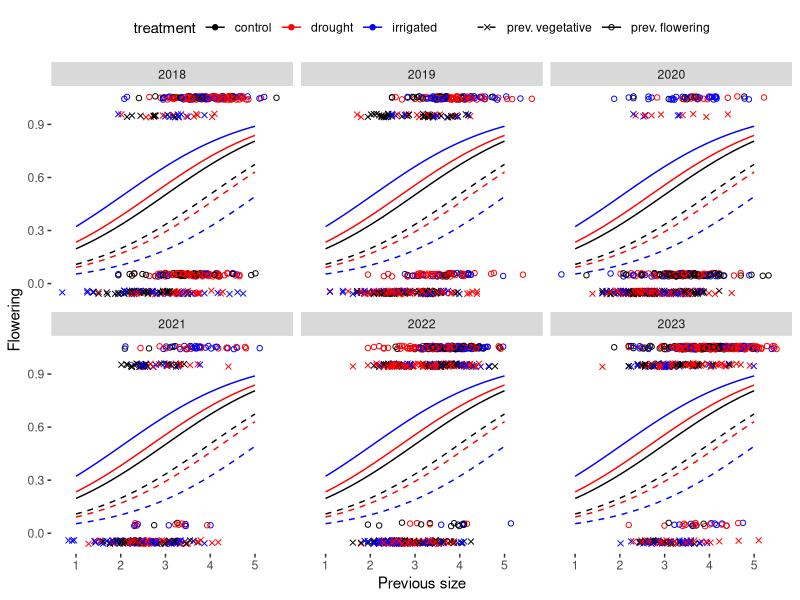
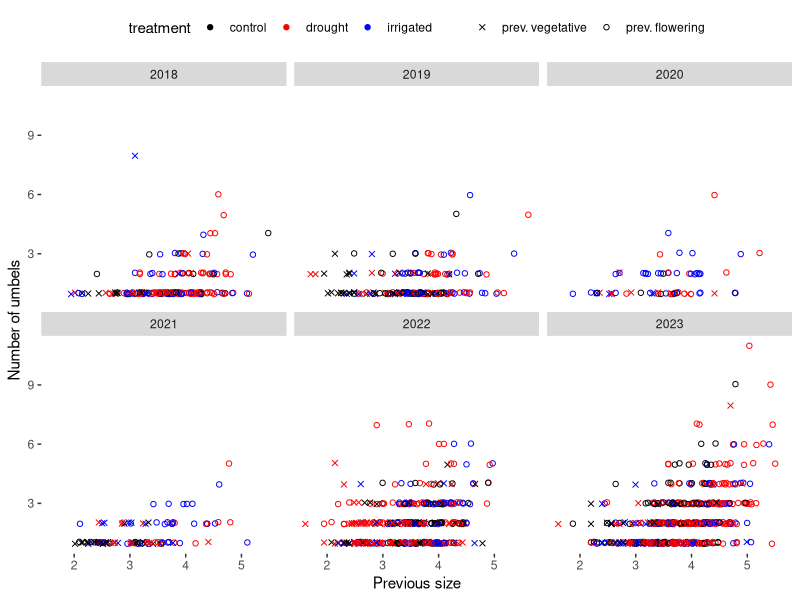
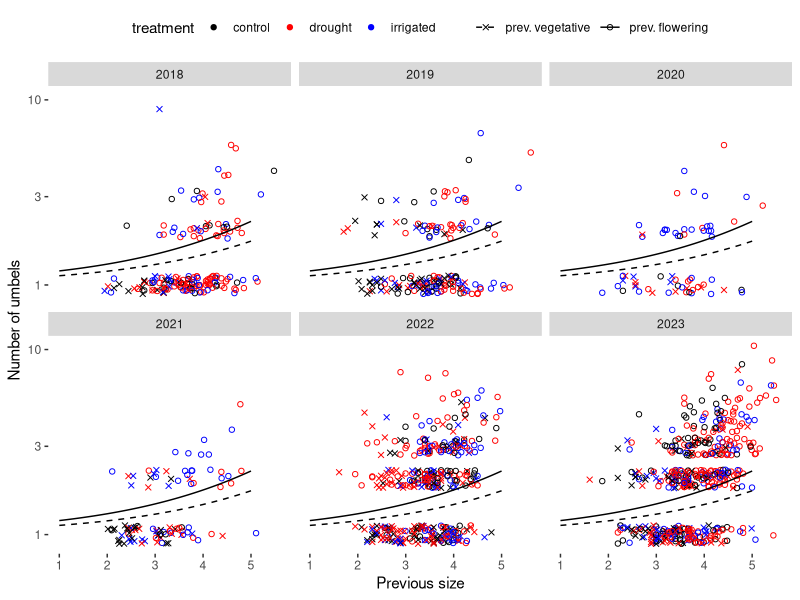
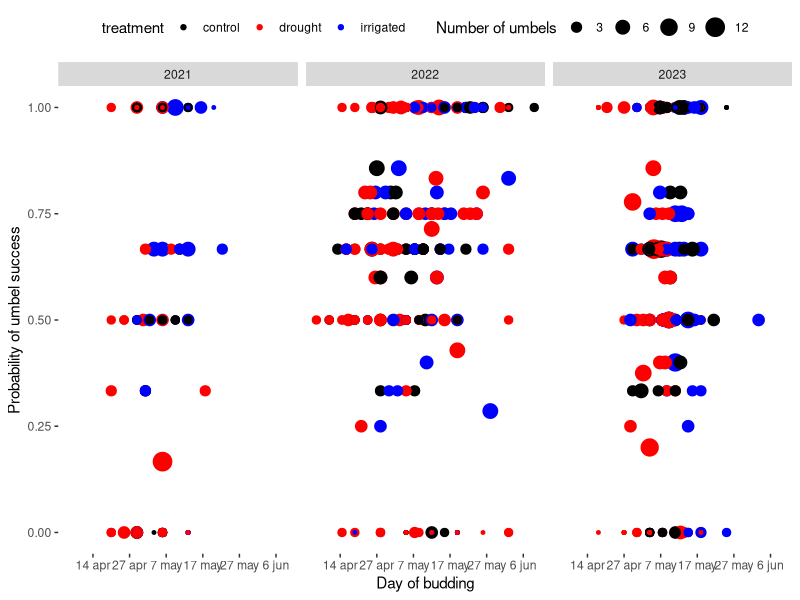
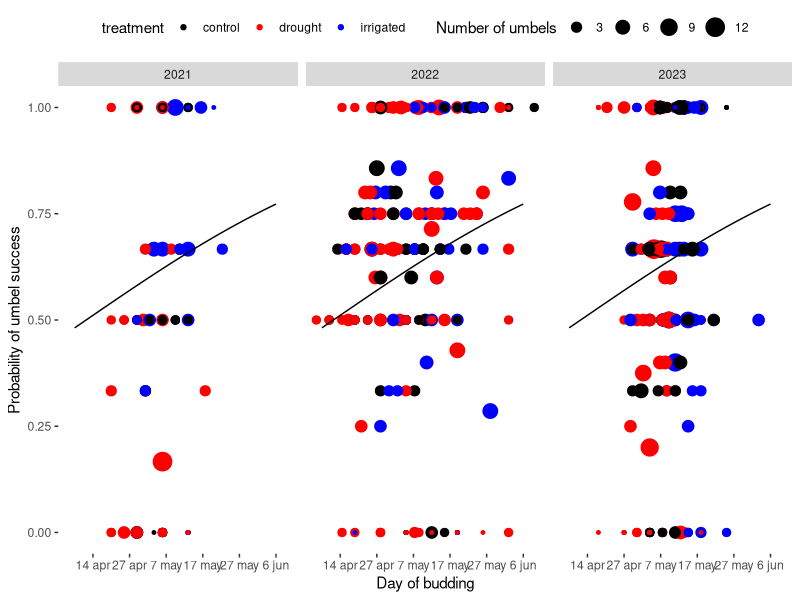
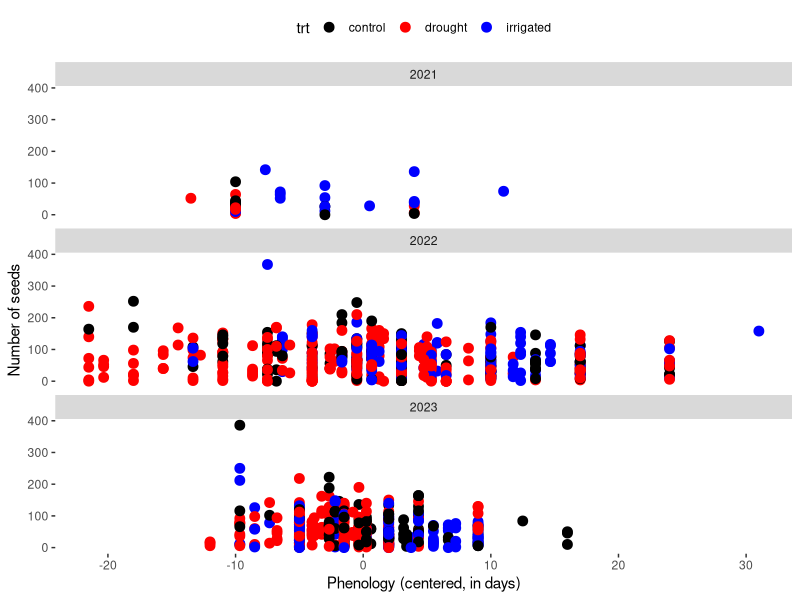
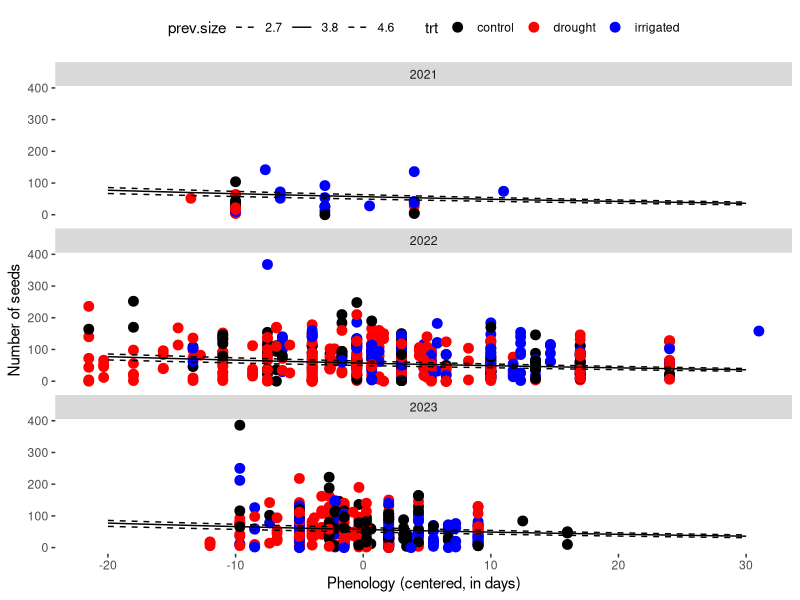
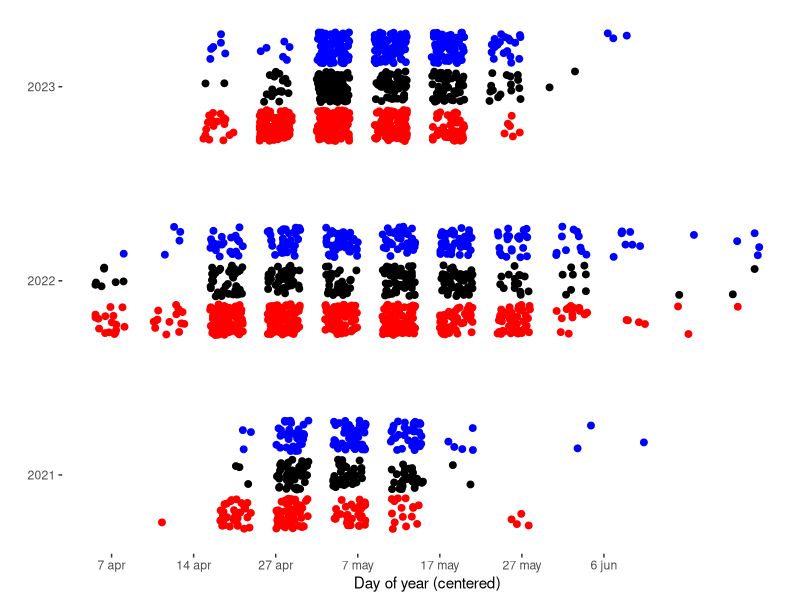

Here is the R script that generated these plots, in order: (Note: this script raises an error after producing the figures.)
# Script for testing out analyses of seeds per (reproductive) plant.
# Reading in demo data (with imputed survival) and combined phenology, demo, and
# seed set data (see script 01_data_cleaning_reconcile_demo_phen_seed_umbels.R)

##### Load products

# Read packages
library(ggplot2)
library(dplyr)
library(tidyr)
library(glmmTMB)
library(cowplot)
# library(lme4)

# Clear namespace
rm(list = ls())

# Read in raw datasets

# Demo (imputed survival, all years)
demo = read.csv('01_data_cleaning/out/demo_imputed_survival.csv')

# Phenology + demography (all matched plants, 2021 and later)
phen.demo = read.csv('01_data_cleaning/out/phen_demo_for_umbel_survival.csv')

# Phenology + demography + seed set
seed.phen.demo.all = read.csv('01_data_cleaning/out/seed_phen_demo_combined.csv')

# Budding phenology dataset
phen = read.csv('01_data_cleaning/out/phenology_buds_deaths_all.csv')

##### Process data as needed

### Demography:

demo.for.flowering = merge(
    x = demo %>%
      # Filter out only surviving plants
      filter(surv) %>%
      # Filter out 2016 plants (size measurements are not reliable)
      filter(Year > 2016) %>%
      # Select columns for year-of data
      select(Year, plantid, Plot, trt, No.umbels),
    y = demo %>%
      # Filter out only surviving plants
      filter(surv) %>%
      # Filter out 2016 plants (size measurements are not reliable)
      filter(Year > 2016) %>%
      # Add column for year matching
      mutate(Year.match = Year + 1) %>% 
      # Select relevant columns
      select(Year.match, plantid, No.umbels, No.leaves, Leaf.length),
    by.x = c('Year', 'plantid'), by.y = c('Year.match', 'plantid'),
    suffixes = c('', '.prev')
  )

# Assess data

# How many plants are missing umbel counts?
demo.for.flowering %>% filter(is.na(No.umbels))
# ah - these must be due to imputation

# How many plants are missing a *previous* umbel count
demo.for.flowering %>% filter(is.na(No.umbels.prev))
# over 400... missing plants, etc.

# How many plants have a previous size (or do not)
demo.for.flowering %>%
  group_by(has.prev.meas = !is.na(No.leaves) & !is.na(Leaf.length), Year) %>%
  summarise(n = n()) %>%
  pivot_wider(names_from = has.prev.meas, values_from = n)
# I can live with this - still plenty of plants in here...

demo.for.flowering = demo.for.flowering %>%
  # Filter out only plants with a previous measurement
  filter(!is.na(No.leaves) & !is.na(Leaf.length) & No.leaves > 0) %>%
  # Add a size column
  mutate(prev.size = log(No.leaves * Leaf.length)) %>%
  select(-c(No.leaves, Leaf.length)) %>%
  # Replace NAs with zero
  mutate(
    across(contains('umbel'), function(x) ifelse(is.na(x), 0, x)),
    prev.flower = No.umbels.prev > 0,
    flowering = No.umbels > 0
  )

table(demo.for.flowering$prev.flower)  
table(demo.for.flowering$flowering)

head(demo.for.flowering)
nrow(demo.for.flowering) # >2700 observations
length(unique(demo.for.flowering$plantid)) # 840 plants
table(demo.for.flowering$Year) # six years

# Get a dataset with only flowering plants
# For modeling umbel counts
demo.for.umbel.counts = demo.for.flowering %>%
  filter(flowering) %>%
  select(-flowering)

### Demo + phen

phen.demo.with.size = phen.demo %>%
  # Get rid of plants that have no size measurement (including plants marked as
  # having zero leaves in prior year)
  filter(!is.na(prev.leaves) & !is.na(prev.length)) %>%
  # Change umbel counts to a non-zero quantity
  mutate(n.demo.umbels = ifelse(is.na(n.demo.umbels), 0, n.demo.umbels)) %>%
  # Add a size column
  mutate(prev.size = log(prev.leaves * prev.length)) %>%
  # Center phenology
  mutate(mean.doy = init.doy - round(mean(init.doy)))

head(phen.demo.with.size)

# While I'm here, add a previously-flowering column just in case
phen.demo = phen.demo %>%
  mutate(
    prev.umbels = ifelse(is.na(prev.umbels), 0, prev.umbels),
    prev.flower = prev.umbels > 0
  ) %>%
  mutate(mean.doy = init.doy - round(mean(init.doy)))

### Mean bud date against number of dead umbels
umbel.failure = phen.demo %>%
  group_by(Year, tagplot) %>%
  mutate(mean.doy = mean(init.doy)) %>%
  ungroup() %>%
  distinct(Year, tagplot, .keep_all = TRUE) %>%
  mutate(mean.phen = mean.doy - round(mean(mean.doy)))

umbel.failure.with.size = umbel.failure %>%
  filter(!is.na(prev.length) & !is.na(prev.leaves)) %>%
  mutate(prev.size = log(prev.length * prev.leaves))

# Worth checking at some point if this is truly binomial

### Seed + phen + demo

# Get a restricted dataset
seed.phen.demo = seed.phen.demo.all %>%
  # Remove plants that are missing phen
  filter(!is.na(mean.bud.day)) %>%
  # Remove plants that are missing from seed
  filter(!is.na(no.seeds)) %>%
  # Add centered phen column
  mutate(centered.phen = mean.bud.day - round(mean(mean.bud.day)))

# Removing the lost umbels (which are accounted for in a different model)
seed.phen.demo = rbind(
  # All umbels with a non-zero number of seeds...
  seed.phen.demo %>% filter(no.seeds > 0),
  # and all umbels with zero seeds, but removing 
  seed.phen.demo %>%
    filter(!no.seeds) %>%
    group_by(tagplot, Year) %>%
    # mutate(n = 1:n()) %>%
    filter((1:n()) > n.lost.umbel) %>%
    ungroup()
)

nrow(seed.phen.demo)

seed.phen.demo.size = seed.phen.demo %>%
  filter(!is.na(prev.length) & !is.na(prev.leaves)) %>%
  mutate(prev.size = log(prev.length * prev.leaves))

nrow(seed.phen.demo.size)
seed.phen.demo.size %>% distinct(Year, tagplot) %>% nrow()


### Phen dataset
# - we're reading in the original phen dataset before doing manipulations to correct for IDs
# but otherwise I think the data is the same
# so I'll just merge in IDs from the phen.demo dataset

phen.tagplot = merge(
  x = phen, y = phen.demo %>% distinct(tagplot, plantid.phen),
  by.x = 'plantid', by.y = 'plantid.phen'
) %>%
  # Filter out only new umbels (i.e., buds)
  filter(varb %in% 'new') %>%
  select(-varb)

head(phen.tagplot)
nrow(phen.tagplot)

##### Fit models

### Demography (probability of flowering)

pf_s = glmmTMB(
  flowering ~ prev.size + (1 | Year) + (1 | Plot / plantid),
  data = demo.for.flowering,
  family = 'binomial',
)

summary(pf_s)
# Larger plants much more likely to flower

pf_s_f = glmmTMB(
  flowering ~ prev.size + prev.flower + (1 | Year) + (1 | Plot / plantid),
  data = demo.for.flowering,
  family = 'binomial'
)

summary(pf_s_f)
# plants that flowered last year much more likely to flower - odds increase by 230%

anova(pf_s_f, pf_s)

pf_sy_f = glmmTMB(
  flowering ~ prev.flower + (prev.size | Year) + (1 | Plot / plantid),
  data = demo.for.flowering,
  family = 'binomial'
)

summary(pf_sy_f)

anova(pf_sy_f, pf_s_f) # definitely no evidence of a strong size-year interaction


pf_s_f_t = glmmTMB(
  flowering ~ prev.size + prev.flower + trt + (1 | Year) + (1 | Plot / plantid),
  data = demo.for.flowering,
  family = 'binomial'
)

summary(pf_s_f_t) # doesn't seem like evidence of a treatment effect here

anova(pf_s_f_t, pf_s_f) # nope - no treatment effect
# but maybe there is one that depends on size

pf_st_f = glmmTMB(
  flowering ~ prev.size * trt + prev.flower + (1 | Year) + (1 | Plot / plantid),
  data = demo.for.flowering,
  family = 'binomial'
)

anova(pf_st_f, pf_s_f) # interesting... weak support

pf_st_ft = glmmTMB(
  flowering ~ prev.size * trt + prev.flower * trt + (1 | Year) + (1 | Plot / plantid),
  data = demo.for.flowering,
  family = 'binomial'
)

anova(pf_st_ft, pf_s_f) # very well supported

pf_s_ft = glmmTMB(
  flowering ~ prev.size + prev.flower * trt + (1 | Year) + (1 | Plot / plantid),
  data = demo.for.flowering,
  family = 'binomial'
)

AIC(pf_s_f, pf_st_f, pf_s_ft, pf_st_ft) %>% mutate(daic = round(AIC - min(AIC), 2))

summary(pf_s_ft)
# Lol
# Evidence here suggests that:
# - Increasing size increases probability of flowering for all plants
# - Flowering in previous year increases probability of flowering in next year
#   - Effect is much stronger in irrigated plots than other plots
# - For plants that did not flower previously, irrigation may reduce the probability of flowering

### Umbel count models

nu_s = glmmTMB(
  No.umbels ~ prev.size + (1 | Year) + (1 | Plot / plantid),
  data = demo.for.umbel.counts,
  family = 'truncated_poisson'
)

summary(nu_s)

nu_s_f = glmmTMB(
  No.umbels ~ prev.size + prev.flower + (1 | Year) + (1 | Plot / plantid),
  data = demo.for.umbel.counts,
  family = 'truncated_poisson'
)

AIC(nu_s_f, nu_s)

summary(nu_s_f)
# Flowering in previous year means more flowers in subsequent year (if flowering)

# Size and/or previous flowering treatments varying by year

nu_sy_f = glmmTMB(
  No.umbels ~  prev.flower + (prev.size | Year) + (1 | Plot / plantid),
  data = demo.for.umbel.counts,
  family = 'truncated_poisson'
)

nu_s_fy = glmmTMB(
  No.umbels ~ prev.size + (prev.flower | Year) + (1 | Plot / plantid),
  data = demo.for.umbel.counts,
  family = 'truncated_poisson'
)
# Convergence issue (this always happens with the categoricals...)

AIC(nu_sy_f, nu_s_f) # size effects don't vary by year

# Treatment effects

nu_s_f_t = glmmTMB(
  No.umbels ~ prev.size + prev.flower + trt + (1 | Year) + (1 | Plot / plantid),
  data = demo.for.umbel.counts,
  family = 'truncated_poisson'
)

nu_st_f = glmmTMB(
  No.umbels ~ prev.size * trt + prev.flower + (1 | Year) + (1 | Plot / plantid),
  data = demo.for.umbel.counts,
  family = 'truncated_poisson'
)

nu_s_ft = glmmTMB(
  No.umbels ~ prev.size + prev.flower * trt + (1 | Year) + (1 | Plot / plantid),
  data = demo.for.umbel.counts,
  family = 'truncated_poisson'
)

nu_st_ft = glmmTMB(
  No.umbels ~ prev.size * trt + prev.flower * trt + (1 | Year) + (1 | Plot / plantid),
  data = demo.for.umbel.counts,
  family = 'truncated_poisson'
)

AIC(nu_st_ft, nu_st_f, nu_s_ft, nu_s_f_t, nu_s_f) %>%
  mutate(daic = round(AIC - min(AIC), 2))
# No treatment effects at all.

summary(nu_s_f)
# So final model based on this appears to be:
# - larger plants make mroe umbels
# - plants that flowered last year *also* make more umbels

# NOTE that I had convergence issues with the negative binomial based on this -
# not sure if overdispersion is an issue here

### Umbel budding phenology

phen_0 = glmmTMB(
  formula = mean.doy ~ (1 | Year) + (1 | Plot / tagplot),
  data = phen.demo.with.size,
)

phen_s = glmmTMB(
  formula = mean.doy ~ prev.size + (1 | Year) + (1 | Plot / tagplot),
  data = phen.demo.with.size,
)

anova(phen_s, phen_0)
# no evidence of a size relationship

# test with treatment effects just to be sure

phen_t = glmmTMB(
  formula = mean.doy ~ trt + (1 | Year) + (1 | Plot / tagplot),
  data = phen.demo.with.size,
)

phen_s_t = glmmTMB(
  formula = mean.doy ~ trt + prev.size + (1 | Year) + (1 | Plot / tagplot),
  data = phen.demo.with.size,
)

anova(phen_s_t, phen_t)
# nothing here either
# (I also tried an interaction)
# sweet!

# Refit these with full datasets

phen_0 = glmmTMB(
  formula = mean.doy ~ (1 | Year) + (1 | Plot / tagplot),
  data = phen.demo
)

phen_t = glmmTMB(
  formula = mean.doy ~ trt + (1 | Year) + (1 | Plot / tagplot),
  data = phen.demo,
)

anova(phen_t, phen_0)
# phen effect is here

summary(phen_t)
# as before - drought means earlier flowering on average, irrigation means later

# Just to be sure... is there an effect of previous flowering?
phen_t_f = glmmTMB(
  formula = mean.doy ~ trt + prev.flower + (1 | Year) + (1 | Plot / tagplot),
  data = phen.demo,
)

anova(phen_t_f, phen_t)
AIC(phen_t_f, phen_t)

summary(phen_t_f)
# Interesting. If you flowered in the last year, you're more likely to bud earlier this year?
# (and the mean size of this effect is 1.5 days)
# Why would this be? We could write a story. Is it worth anything?
# throwing this term in also makes a stronger effect of drought...


### Umbel failure
# (Maybe it's smarter to parameterize this as surviving umbels?)

# First try with size

uf_0 = glmmTMB(
  cbind(n.phen.umbels - n.lost.umbels, n.lost.umbels) ~ 1 +
    (1 | Year) + (1 | Plot / tagplot),
  family = 'binomial',
  data = umbel.failure.with.size
)

uf_s = glmmTMB(
  cbind(n.phen.umbels - n.lost.umbels, n.lost.umbels) ~ prev.size +
    (1 | Year) + (1 | Plot / tagplot),
  family = 'binomial',
  data = umbel.failure.with.size
)

anova(uf_s, uf_0)
# okie dokie - no size effects!
# also fit with treatment juuuust to make sure

uf_t = glmmTMB(
  cbind(n.phen.umbels - n.lost.umbels, n.lost.umbels) ~ trt +
    (1 | Year) + (1 | Plot / tagplot),
  family = 'binomial',
  data = umbel.failure.with.size
)

uf_s_t = glmmTMB(
  cbind(n.phen.umbels - n.lost.umbels, n.lost.umbels) ~ prev.size + trt +
    (1 | Year) + (1 | Plot / tagplot),
  family = 'binomial',
  data = umbel.failure.with.size
)

anova(uf_s_t, uf_t)
# Great.

# Fitting without size:

uf_0 = glmmTMB(
  cbind(n.phen.umbels - n.lost.umbels, n.lost.umbels) ~ 1 +
    (1 | Year) + (1 | Plot / tagplot),
  family = 'binomial',
  data = umbel.failure
)

uf_t = glmmTMB(
  cbind(n.phen.umbels - n.lost.umbels, n.lost.umbels) ~ trt +
    (1 | Year) + (1 | Plot / tagplot),
  family = 'binomial',
  data = umbel.failure
)

uf_p = glmmTMB(
  cbind(n.phen.umbels - n.lost.umbels, n.lost.umbels) ~ mean.phen +
    (1 | Year) + (1 | Plot / tagplot),
  family = 'binomial',
  data = umbel.failure
)

uf_p_t = glmmTMB(
  cbind(n.phen.umbels - n.lost.umbels, n.lost.umbels) ~ mean.phen + trt +
    (1 | Year) + (1 | Plot / tagplot),
  family = 'binomial',
  data = umbel.failure
)

uf_p2 = glmmTMB(
  cbind(n.phen.umbels - n.lost.umbels, n.lost.umbels) ~ poly(mean.phen, 2) +
    (1 | Year) + (1 | Plot / tagplot),
  family = 'binomial',
  data = umbel.failure
)

uf_p2_t = glmmTMB(
  cbind(n.phen.umbels - n.lost.umbels, n.lost.umbels) ~ poly(mean.phen, 2) + trt +
    (1 | Year) + (1 | Plot / tagplot),
  family = 'binomial',
  data = umbel.failure
)


AIC(uf_0, uf_p, uf_t, uf_p_t, uf_p2, uf_p2_t) %>% 
  mutate(daic = round(AIC - min(AIC), 2)) %>%
  arrange(daic)
# big ol' phen effect... quadratic or linear
# no treatment effect lmao

summary(uf_p)
# Budding later means slightly higher chance of umbel success

summary(uf_p2)

# Check for a polynomial effect
uf_p2 = glmmTMB(
  cbind(n.phen.umbels - n.lost.umbels, n.lost.umbels) ~ poly(mean.phen, 2) +
    (1 | Year) + (1 | Plot / tagplot),
  family = 'binomial',
  data = umbel.failure
)

anova(uf_p2, uf_p)
# phew! no polynomial effects.

### Seeds per umbel

# First, look for effects of previous size
s_0_size = glmmTMB(
  no.seeds ~ (1 | Plot / tagplot) + (1 | Year),
  data = seed.phen.demo %>%
    filter(!is.na(prev.leaves) & !is.na(prev.length)) %>%
    mutate(prev.size = log(prev.leaves * prev.length)),
  family = 'nbinom2'
)

s_s_size = glmmTMB(
  no.seeds ~ prev.size + (1 | Plot / tagplot) + (1 | Year),
  data = seed.phen.demo %>%
    filter(!is.na(prev.leaves) & !is.na(prev.length)) %>%
    mutate(prev.size = log(prev.leaves * prev.length)),
  family = 'nbinom2'
)

anova(s_0_size, s_s_size)
# god motherfucking damnit
# that's insane.

# Okay.
# Run everything with previous size now I guess.
# (ah... previous size is maybe picking up umbel size)

s_s = glmmTMB(
  no.seeds ~ prev.size + (1 | Plot / tagplot) + (1 | Year),
  data = seed.phen.demo.size,
  family = 'nbinom2'
)

summary(s_s)

s_s_t = glmmTMB(
  no.seeds ~ prev.size + trt + (1 | Plot / tagplot) + (1 | Year),
  data = seed.phen.demo.size,
  family = 'nbinom2'
)

s_st = glmmTMB(
  no.seeds ~ prev.size * trt + (1 | Plot / tagplot) + (1 | Year),
  data = seed.phen.demo.size,
  family = 'nbinom2'
)

AIC(s_st, s_s_t, s_s) %>% mutate(daic = round(AIC - min(AIC), 2))
# no direct treatment effects

# Test for phenology

s_s_p = glmmTMB(
  no.seeds ~ centered.phen + prev.size + (1 | Plot / tagplot) + (1 | Year),
  data = seed.phen.demo.size,
  family = 'nbinom2'
) 

AIC(s_s, s_s_p)
anova(s_s_p, s_s)
summary(s_s_p)
# negative slope - flowering later (higher day) means fewer seeds

s_s_p2 = glmmTMB(
  no.seeds ~ poly(centered.phen, 2) + prev.size + (1 | Plot / tagplot) + (1 | Year),
  data = seed.phen.demo.size,
  family = 'nbinom2'
) 

AIC(s_s, s_s_p, s_s_p2)
summary(s_s_p2)
# definitely not quadratic

# Size-phen interaction...?

s_sp = glmmTMB(
  no.seeds ~ centered.phen * prev.size + (1 | Plot / tagplot) + (1 | Year),
  data = seed.phen.demo.size,
  family = 'nbinom2'
) 

AIC(s_sp, s_s_p) # sweet - no interaction

# Maybe look for treatment-by-phen interactions...

s_s_pt = glmmTMB(
  no.seeds ~ centered.phen * trt + prev.size + (1 | Plot / tagplot) + (1 | Year),
  data = seed.phen.demo.size,
  family = 'nbinom2'
) 

AIC(s_s_pt, s_s_p) # no treatment effects # (also true if we just have fixed effect of phen)

s_s_py = glmmTMB(
  no.seeds ~ prev.size + (1 | Plot / tagplot) + (centered.phen | Year),
  data = seed.phen.demo.size,
  family = 'nbinom2'
) 
# NOTE: I tried size effects varying by year and there was a convergence issue

AIC(s_s_py, s_s_p) # phen effect should not be varying by year

# Best model is s_s_p

summary(s_s_p)
# - flowering on the ~average day is ~33 seeds/umbel
# - one day later flowering causes a ~2% reduction in seed set...
#   - flowering one week later causes a ~10% reduction in seed set
# - effects of body size but these effects are difficult to interpret due to scale
#   (one-unit change is ~14% change to seed set... but 80% of plants are within 2 units...s)

#########################################################
# Figure drafts
#########################################################

#################
# Probability of flowering

pr.flower.data.base = demo.for.flowering %>%
  mutate(flowering.01 = as.numeric(flowering) + ifelse(prev.flower, .05, -.05)) %>%
  ggplot(aes(x = prev.size, y = flowering.01, colour = trt, shape = prev.flower)) +
  geom_point(position = position_jitter(height = 0.01)) +
  scale_colour_manual(values = c('black', 'red', 'blue'), 'treatment') +
  scale_shape_manual(
    values = c(4, 1),
    labels = c('prev. vegetative', 'prev. flowering'),
    ''
  ) +
  facet_wrap(~ Year) +
  labs(x = 'Previous size', y = 'Flowering') +
  theme(
    panel.background = element_blank(),
    legend.position = 'top'
  )

# Model is pf_s_ft

pr.flower.preds = expand.grid(
  prev.size = (10:50)/10,
  prev.flower = c(TRUE, FALSE),
  trt = c('control', 'drought', 'irrigated')
) %>%
  mutate(
    pred.prob = predict(
      object = pf_s_ft,  newdata = ., 
      re.form = ~ 0, allow.new.levels = TRUE, 
      type = 'response'
    )
  )

pr.flower.data.base +
  geom_line(
    data = pr.flower.preds,
    inherit.aes = FALSE,
    aes(
      x = prev.size, y = pred.prob, 
      group = interaction(trt, prev.flower),
      colour = trt, linetype = prev.flower
    )
  ) +
  scale_linetype_manual(
    values = 2:1, 
    labels = c('prev. vegetative', 'prev. flowering'),
    ''
  )


#################
# Number of umbels / plant

# model is nu_s_f

u.count.data.base = demo.for.umbel.counts %>%
  ggplot(aes(x = prev.size, y = No.umbels, colour = trt, shape = prev.flower)) +
  geom_point(position = position_jitter(height = 0.05)) +
  scale_colour_manual(values = c('black', 'red', 'blue'), 'treatment') +
  scale_shape_manual(
    values = c(4, 1),
    labels = c('prev. vegetative', 'prev. flowering'),
    ''
  ) +
  labs(x = 'Previous size', y = 'Number of umbels') +
  facet_wrap(~ Year) +
  theme(
    panel.background = element_blank(),
    legend.position = 'top'
  )

u.count.data.base

u.count.preds = expand.grid(
  prev.size = (10:50)/10,
  prev.flower = c(TRUE, FALSE)
) %>%
  mutate(
    pred.umb = predict(
      object = nu_s_f,  newdata = ., 
      re.form = ~ 0, allow.new.levels = TRUE, 
      type = 'response'
    )
  )

u.count.data.base +
  geom_line(
    data = u.count.preds,
    inherit.aes = FALSE,
    aes(x = prev.size, y = pred.umb, linetype = prev.flower)
  ) +
  scale_linetype_manual(
    values = 2:1, 
    labels = c('prev. vegetative', 'prev. flowering'),
    ''
  ) +
  scale_y_log10()

#################
# Probability of umbels failing

# optimal model is uf_p - only has phenology effect

u.succ.data.base = umbel.failure %>%
  mutate(p.succ.umbel = (n.phen.umbels - n.lost.umbels) / n.phen.umbels) %>%
  ggplot(aes(x = mean.phen, y = p.succ.umbel, colour = trt)) +
  geom_point(aes(size = n.phen.umbels)) +
  scale_colour_manual(values = c('black', 'red', 'blue'), 'treatment') +
  scale_size_continuous('Number of umbels') +
  scale_x_continuous(breaks = 10*(-3:3), labels = c('7 apr', '14 apr', '27 apr', '7 may', '17 may', '27 may', '6 jun')) +
  labs(x = 'Day of budding', y = 'Probability of umbel success') +
  facet_wrap(~ Year) +
  theme(
    panel.background = element_blank(),
    legend.position = 'top'
  )

u.succ.data.base

u.succ.pred = data.frame(
  mean.phen = -25:30
) %>%
  mutate(
    pred.prob = predict(
      object = uf_p,
      newdata = .,
      type = 'response',
      re.form = ~ 0,
      allow.new.levels = TRUE
    )
  )

u.succ.data.base +
  geom_line(
    data = u.succ.pred,
    inherit.aes = FALSE,
    aes(x = mean.phen, y = pred.prob)
  )
# Not amazingly compelling!

#################
# Seeds / reproductive umbel

seed.set.base = seed.phen.demo.size %>%
  ggplot(aes(x = centered.phen, y = no.seeds, colour = trt)) +
  geom_point(size = 3) +
  scale_colour_manual(values = c('black', 'red', 'blue', 'treatment')) +
  labs(x = 'Phenology (centered, in days)', y = 'Number of seeds') +
  facet_wrap(~ Year, ncol = 1) +
  theme(
    panel.background = element_blank(),
    legend.position = 'top'
  )

seed.set.base

seed.set.preds = expand.grid(
  prev.size = c(2.7, 3.8, 4.6),
  centered.phen = -20:30
) %>%
  mutate(
    pred.seed = predict(
      object = s_s_p,
      newdata = .,
      re.form = ~ 0,
      type = 'response',
      allow.new.levels = TRUE
    )
  )

seed.set.base +
  geom_line(
    data = seed.set.preds %>% mutate(prev.size = factor(prev.size)),
    inherit.aes = FALSE,
    aes(
      x = centered.phen, y = pred.seed, 
      group = prev.size,
      linetype = prev.size)
  ) +
  scale_linetype_manual(values = c(2, 1, 2))

#################
# Raw phenology plot
# rows: years + treatments
# y axis: day of year
# (different data input...)

phen.plot.data.base = phen.demo %>%
  mutate(year.dodge = Year + -0.2 * as.numeric(trt %in% 'drought') + 0.2 * as.numeric(trt %in% 'irrigated')) %>%
  ggplot(aes(x = mean.doy, y = year.dodge, colour = trt)) +
  geom_point(position = position_jitter(height = 0.08, width = 2), size = 2) +
  scale_colour_manual(values = c('black', 'red', 'blue')) +
  # scale_y_reverse(breaks = 2020:2023, labels = c('overall', '2021', '2022', '2023')) +
  scale_x_continuous(breaks = 10*(-3:3), labels = c('7 apr', '14 apr', '27 apr', '7 may', '17 may', '27 may', '6 jun')) +
  # date column is centered in data frame such that 0 = may 7 (day 126)
  # use as.Date(10*(-2:3) + 126) to get these
  scale_y_continuous(breaks = 2020:2023, labels = c('overall', '2021', '2022', '2023')) +
  labs(x = 'Day of year (centered)', y = '') +
  theme(
    legend.position = 'none',
    panel.background = element_blank()
  )

phen.plot.data.base

phen.predict = predict(
  object = phen_t,
  newdata = data.frame(trt = c('control', 'drought', 'irrigated')),
  type = 'response',
  se.fit = TRUE,
  re.form = ~ 0,
  allow.new.levels = TRUE
) %>%
  do.call(what = cbind) %>%
  as.data.frame() %>%
  mutate(trt = c('control', 'drought', 'irrigated')) %>%
  mutate(fit.lb = fit - se.fit, fit.ub = fit + se.fit) %>%
  mutate(year.dodge = 2020 + -0.2 * as.numeric(trt %in% 'drought') + 0.2 * as.numeric(trt %in% 'irrigated'))

phen.plot.data.base +
  geom_segment(
    data = phen.predict,
    inherit.aes = FALSE,
    aes(x = fit.lb, xend = fit.ub, y = year.dodge, yend = year.dodge)
  ) +
  geom_point(
    data = phen.predict,
    inherit.aes = FALSE,
    aes(x = fit, y = year.dodge, fill = trt),
    size = 5, shape = 21
  ) +
  scale_fill_manual(values = c('black', 'red', 'blue')) 

#########################################################
# A single figure
#########################################################

# (a) Budding phenology

pan.a = phen.demo %>%
  # Manually dodge y-axis by treatment
  mutate(year.dodge = Year + -0.2 * as.numeric(trt %in% 'drought') + 0.2 * as.numeric(trt %in% 'irrigated')) %>%
  ggplot(aes(x = mean.doy, y = year.dodge, colour = trt)) +
  # Plot raw data
  geom_point(position = position_jitter(height = 0.04, width = 2), size = 1, alpha = 0.25) +
  # Plot model predicted mean bud date
  geom_point(
    data = phen.predict,
    inherit.aes = FALSE,
    aes(x = fit, y = year.dodge, colour = trt),
    size = 5
  ) +
  # Plot model prediction standard errors
  geom_segment(
    data = phen.predict,
    inherit.aes = FALSE,
    aes(x = fit.lb, xend = fit.ub, y = year.dodge, yend = year.dodge)
  ) +
  # Colour/fill aesthetics
  scale_fill_manual(values = c('black', 'red', 'blue'), 'treatment') +
  scale_colour_manual(values = c('black', 'red', 'blue'), 'treatment') +
  scale_x_continuous(breaks = 10*(-3:3), labels = c('7 apr', '14 apr', '27 apr', '7 may', '17 may', '27 may', '6 jun')) +
  # date column is centered in data frame such that 0 = may 7 (day 126)
  # use as.Date(10*(-2:3) + 126) to get these
  scale_y_continuous(breaks = 2020:2023, labels = c('overall', '2021', '2022', '2023')) +
  labs(x = '', y = '') +
  theme(
    legend.position = 'none',
    axis.text.x = element_text(angle = 90),
    panel.background = element_blank()
  )

pan.a

# (b) Umbel success

pan.b = umbel.failure %>%
  mutate(p.succ.umbel = (n.phen.umbels - n.lost.umbels) / n.phen.umbels) %>%
  ggplot(aes(x = mean.phen, y = p.succ.umbel, colour = trt)) +
  geom_point(size = 1, alpha = 0.5) +
  geom_line(
    data = u.succ.pred,
    inherit.aes = FALSE,
    aes(x = mean.phen, y = pred.prob)
  ) +
  scale_colour_manual(values = c('black', 'red', 'blue'), 'treatment') +
  scale_x_continuous(breaks = 10*(-3:3), labels = c('7 apr', '14 apr', '27 apr', '7 may', '17 may', '27 may', '6 jun')) +
  labs(x = '', y = 'Proportion of umbels surviving') +
  theme(
    panel.background = element_blank(),
    axis.text.x = element_text(angle = 90),
    legend.position = 'none'
  )

pan.b

# (c) Seeds per umbel

pan.c = seed.phen.demo.size %>%
  ggplot(aes(x = centered.phen, y = no.seeds, colour = trt)) +
  geom_point(size = 1, alpha = 0.5) +
  geom_line(
    data = seed.set.preds %>% mutate(prev.size = factor(prev.size)),
    inherit.aes = FALSE,
    aes(
      x = centered.phen, y = pred.seed, 
      group = prev.size,
      linetype = prev.size)
  ) +
  scale_linetype_manual(values = c(4, 1, 2)) +
  scale_colour_manual(values = c('black', 'red', 'blue')) +
  scale_x_continuous(breaks = -1 + 10*(-3:3), labels = c('7 apr', '14 apr', '27 apr', '7 may', '17 may', '27 may', '6 jun')) +
  labs(x = '', y = 'Number of seeds in umbel') +
  theme(
    panel.background = element_blank(),
    axis.text.x = element_text(angle = 90),
    legend.position = 'none'
  )

pan.c

# Get single treatment legend


# Use cowplot to put them together

plot_grid(
  get_legend(pan.a + theme(legend.position = 'top')),
  plot_grid(pan.a, pan.b, pan.c, nrow = 1, labels = c('a', 'b', 'c')),
  ncol = 1,
  rel_heights = c(0.1, 1)
) %>%
  save_plot(
    filename = '02_data_exploration/prelim_analysis/fig_phen_repro.png',
    base_height = 5, base_width = 8
  )
